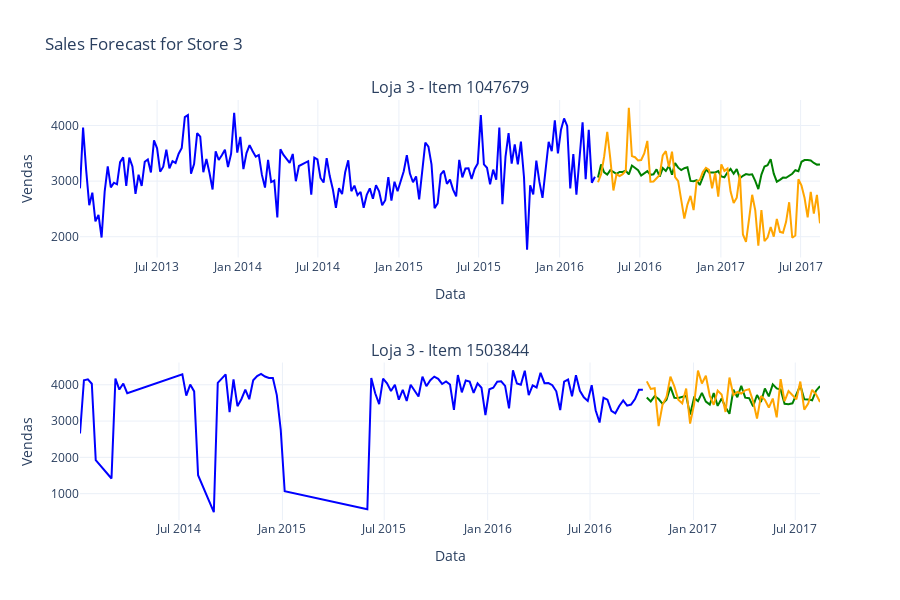
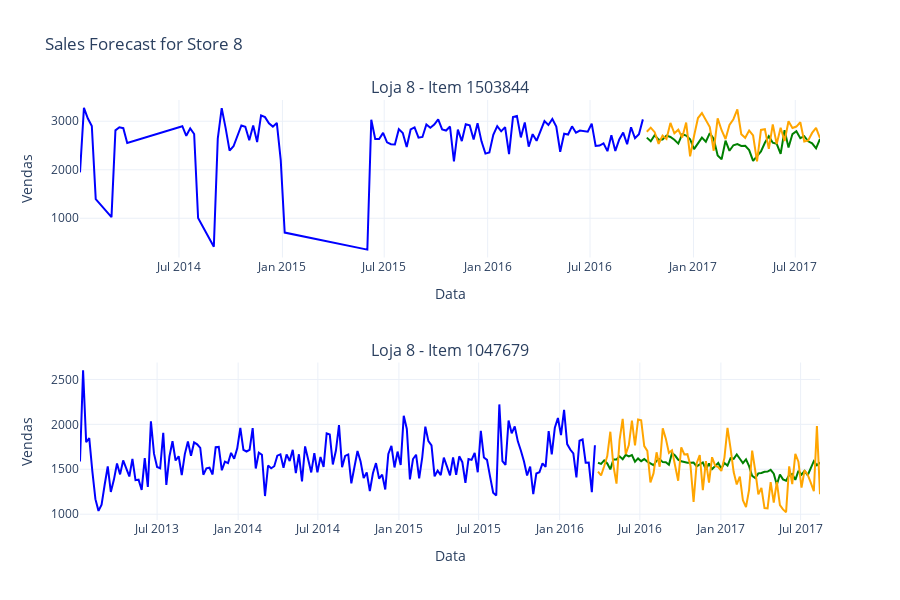
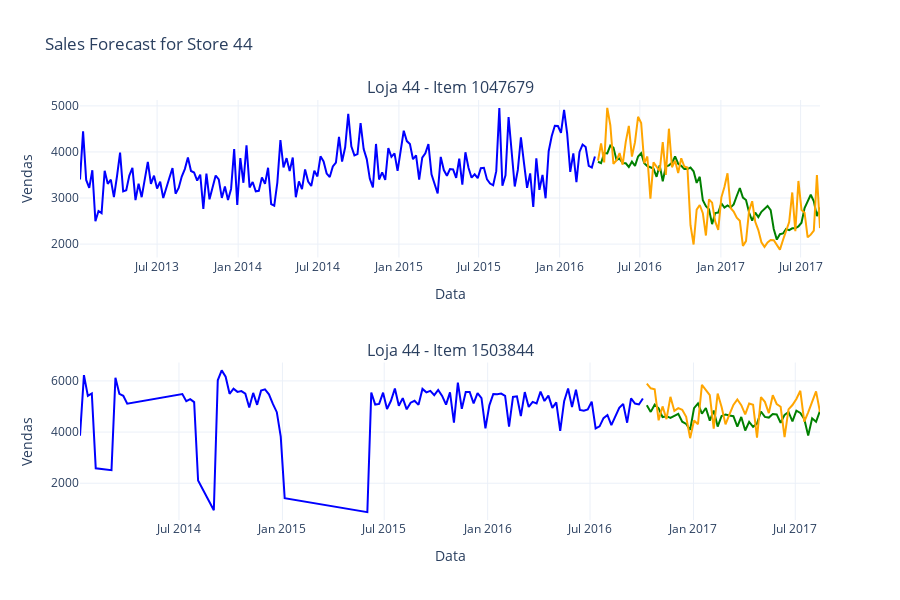
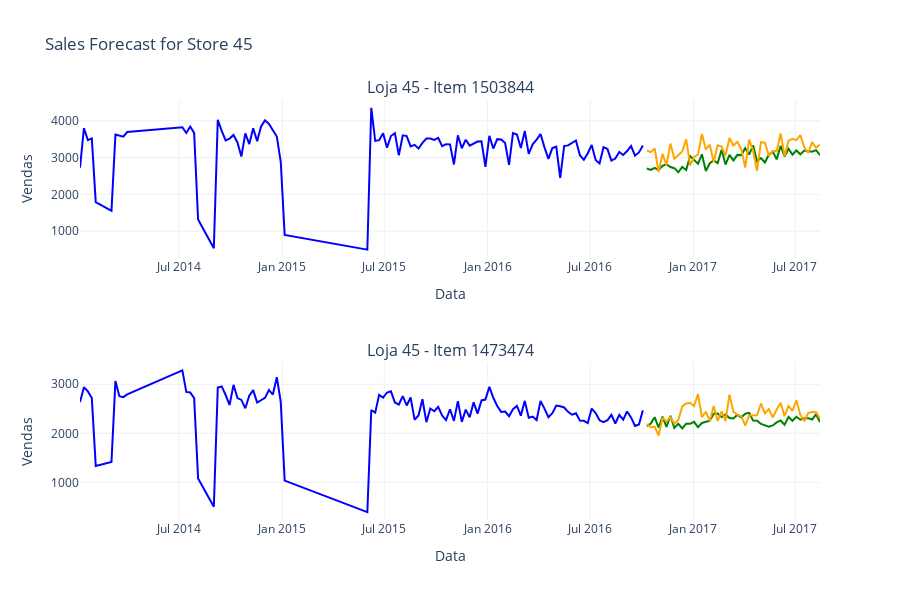

Source (notebook cell) for these figures, in order:
### Code cell
# Dicionários para armazenar os modelos e tempos para cada loja e item
modelos_por_loja_item = {}
tempos_treinamento = {}
tempos_previsao = {}

# Criar dataframes para armazenar os resultados
df_resultado_loja_item = pd.DataFrame(columns=['Data', 'Loja', 'Item', 'Real', 'Previsto'])
df_resultado_tempo_item = pd.DataFrame(columns=['Loja', 'Item', 'Treino', 'Previsao'])

# Iterar sobre cada loja relevante
for loja in lojas_relevantes_favorita:
    # Pegar os itens relevantes da loja atual
    itens_relevantes = produtos_relevantes_favorita.get(loja, [])
    
    # Criar figura específica para a loja
    fig_loja = make_subplots(
        rows=len(itens_relevantes),
        cols=1,
        subplot_titles=[f'Loja {loja} - Item {item}' for item in itens_relevantes]
    )
    
    for idx, item in enumerate(itens_relevantes):

        df_loja_item = favorita[(favorita['Loja'] == loja) & (favorita['Produto'] == item)]
        df_loja_item = df_loja_item.groupby('Data')['Vendas'].sum().reset_index()
        df_loja_item.set_index('Data', inplace=True)
        data_scaled, scaler = prepare_data_CNN(df_loja_item)
        look_back = 10

        X_train, X_test, y_train, y_test, train_size = split_data_CNN(data_scaled, look_back)

        # Construir e treinar o modelo
        model = build_model_CNN(look_back)

        start_train_time = time.time()
        history = train_model_CNN(model, X_train, y_train)
        end_train_time = time.time()
        train_time = end_train_time - start_train_time


        # Realizar previsões no conjunto de teste
        start_forecast_time = time.time()
        test_predict = make_predictions_CNN(model, X_test)
        end_forecast_time = time.time()
        forecast_time = end_forecast_time - start_forecast_time


        # Reverter a normalização das previsões e dos valores reais
        test_predict_original = scaler.inverse_transform(test_predict).flatten()
        y_test_original = scaler.inverse_transform(y_test.reshape(-1, 1)).flatten()

        # Obter os índices reais para treino e teste
        train_index = df_loja_item.index[:train_size]  # Índices do conjunto de treino
        test_index = df_loja_item.index[train_size:]   # Índices do conjunto de teste

        # Dados de treino original
        train_original = scaler.inverse_transform(data_scaled[:train_size]).flatten()

        # Dados reais para plotagem do teste
        data_test_original = scaler.inverse_transform(data_scaled[train_size:]).flatten()

        df_resultado_loja_item = pd.concat([df_resultado_loja_item, pd.DataFrame({
            'Data': test_index,
            'Loja': loja,
            'Item': item,
            'Real': y_test_original,
            'Previsto': test_predict_original
        })])

        df_resultado_tempo_item = pd.concat([df_resultado_tempo_item, pd.DataFrame({
            'Loja': [loja],
            'Item': [item],
            'Treino': [train_time],
            'Previsao': [forecast_time]
        })], ignore_index=True)
        
        # Add traces for train, test, and forecast
        fig_loja.add_trace(go.Scatter(x=train_index, y=train_original, mode='lines', name='Treino', line=dict(color='blue')), row=idx+1, col=1)
        fig_loja.add_trace(go.Scatter(x=test_index, y=test_predict_original, mode='lines', name='Previsto', line=dict(color='green')), row=idx+1, col=1)
        fig_loja.add_trace(go.Scatter(x=test_index, y=y_test_original, mode='lines', name='Real', line=dict(color='orange')), row=idx+1, col=1)
        
        # Update layout for each subplot
        fig_loja.update_xaxes(title_text='Data', row=idx+1, col=1)
        fig_loja.update_yaxes(title_text='Vendas', row=idx+1, col=1)

    # Update layout for the entire figure
    fig_loja.update_layout(
        title=f'Sales Forecast for Store {loja}',
        height=300 * len(itens_relevantes),
        showlegend=False,
        template='plotly_white'
    )
    # Show the figure
    fig_loja.show()

df_resultado_loja_item.to_csv('Resultados/Previsao/Favorita/Item/CNN.csv', index=False)
df_resultado_tempo_item.to_csv('Resultados/Tempo/Favorita/Item/CNN.csv', index=False)
